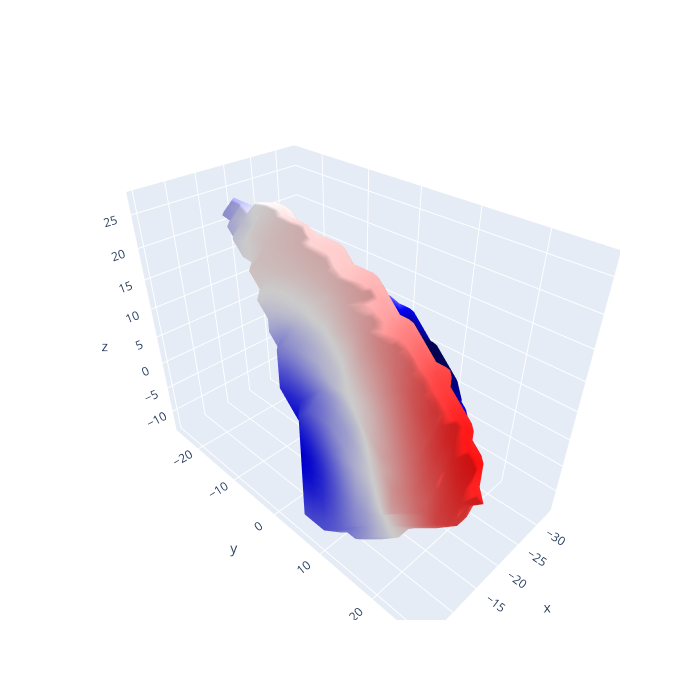
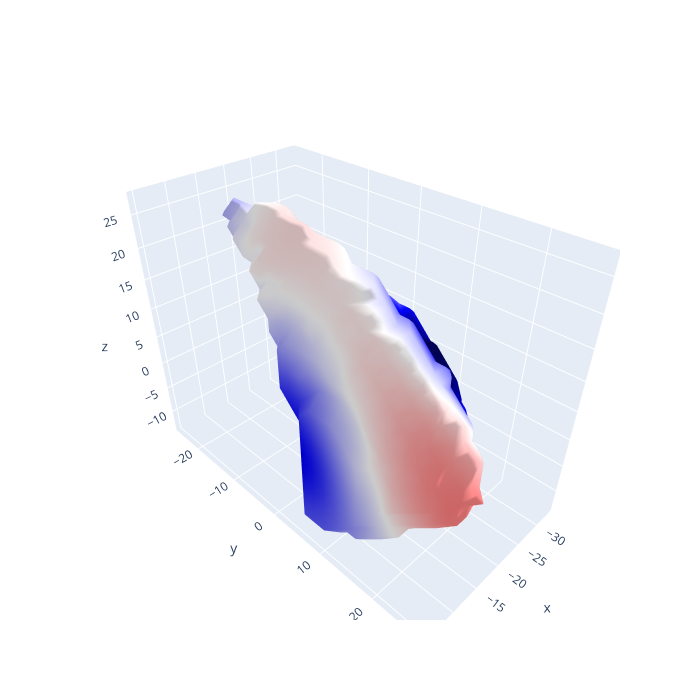

Notebook source saved alongside these figures, in order:
### Markdown cell above
### nifti_to_tetmesh interp

### Code cell
plot_mesh_data(vol, solver.emodes[:, -1], cmap_center=0)
mode_nifti = tetmesh_to_nifti(solver.emodes[:, -1], solver.geometry, nifti)

mode_tetmesh = nifti_to_tetmesh(mode_nifti, vol)
plot_mesh_data(vol, mode_tetmesh, cmap_center=0)

# Print correlation between original and interpolated values at vertex locations
corr = np.corrcoef(solver.emodes[:, -1], mode_tetmesh)[0, 1]
print(f'Correlation between original and interpolated values at vertices: {corr:.4f}')

### Figure 1 — Plotly figure (JSON) as saved in the notebook; plotly's stock layout.template omitted (floating-point values rounded to 4 significant figures; data arrays with more than 128 entries replaced by an {"elided": "..."} marker saying what was removed)
{"data": [{"cmax": 0.02537, "cmin": -0.02537, "colorscale": {"elided": "256x2 mixed values"}, "flatshading": false, "i": {"elided": "3538 int values"}, "intensity": {"elided": "1765 float values"}, "j": {"elided": "3538 int values"}, "k": {"elided": "3538 int values"}, "showscale": false, "type": "mesh3d", "x": {"elided": "1765 float values"}, "y": {"elided": "1765 float values"}, "z": {"elided": "1765 float values"}}], "layout": {"height": 700, "scene": {"aspectmode": "data"}, "width": 700}}

### Figure 2 — Plotly figure (JSON) as saved in the notebook; plotly's stock layout.template omitted (floating-point values rounded to 4 significant figures; data arrays with more than 128 entries replaced by an {"elided": "..."} marker saying what was removed)
{"data": [{"cmax": 0.02517, "cmin": -0.02517, "colorscale": {"elided": "256x2 mixed values"}, "flatshading": false, "i": {"elided": "3538 int values"}, "intensity": {"elided": "1765 float values"}, "j": {"elided": "3538 int values"}, "k": {"elided": "3538 int values"}, "showscale": false, "type": "mesh3d", "x": {"elided": "1765 float values"}, "y": {"elided": "1765 float values"}, "z": {"elided": "1765 float values"}}], "layout": {"height": 700, "scene": {"aspectmode": "data"}, "width": 700}}
